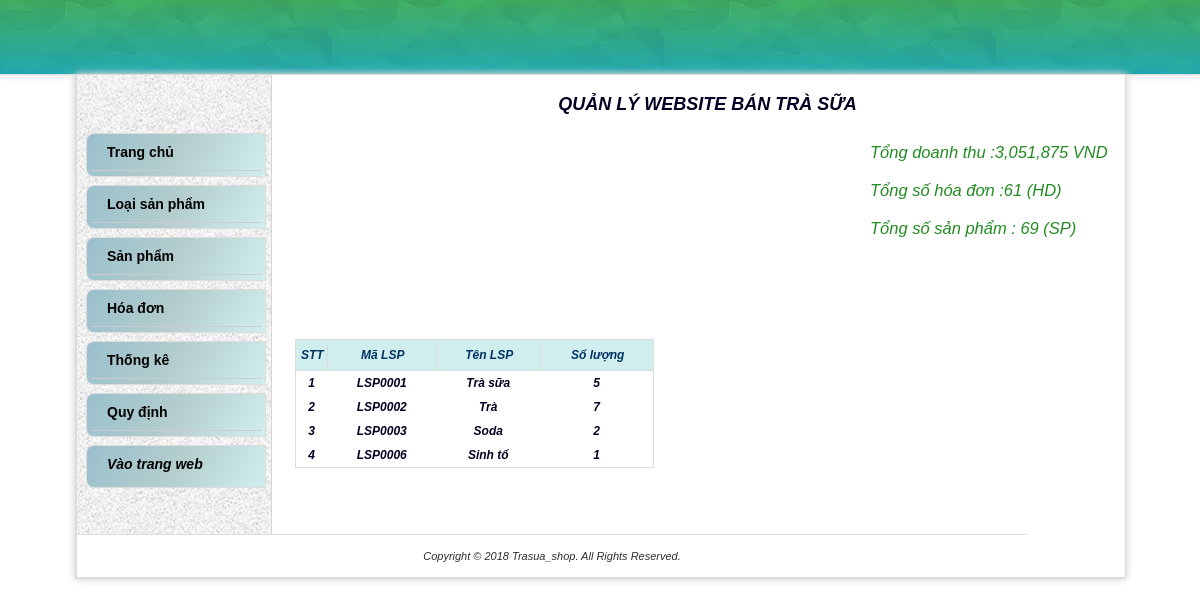
/SourceCode/Front_end/Web/admin/index.php, run on the app's committed database.
### tables this page shows
CREATE TABLE `loaisanpham` (
  `MaLoaiSP` varchar(7) NOT NULL,
  `TenLoaiSP` varchar(40) DEFAULT NULL,
  `HinhAnh` varchar(100) NOT NULL
);

### SourceCode/Front_end/Web/admin/model/thunhapsanpham.php (called while the page is built, shortened)
<?php
    function thongke(){
        $conn = connect();
        $strSQL = "select sum(hd.trigia) as tongdt,count(hd.mahd) as slhoahon, sum(ct.SoLuong) as slsp from hoadon hd, chitiethoadon ct WHERE hd.MaHD=ct.MaHD";
        $result =mysqli_query($conn, $strSQL) Or die('<p>Không thể thực thi câu truy vấn.</p>');
        return $result;
    }
?>

### SourceCode/Front_end/Web/admin/model/sanpham.php (called while the page is built, shortened)
<?php
function lay_sp_lsp() {
    $conn = connect();
    $strSQL = "select lsp.MaLoaiSP,lsp.TenLoaiSP,COUNT(sp.MaSP) as sl from sanpham sp, loaisanpham lsp WHERE sp.MaLoaiSP=lsp.MaLoaiSP GROUP by lsp.MaLoaiSP";
    $result = mysqli_query($conn, $strSQL) Or die('<p>Không thể thực thi câu truy vấn.</p>');
    return $result;
}
?>

### SourceCode/Front_end/Web/admin/main.php (the view, shortened to what this page needs)
<html>
    <head>
        <c:set var="root" value="${pageContext.request.contextPath}"/>
        <link href="css/mos-style.css" rel='stylesheet'type='text/css' />
    </head>
    <body >
        <?php include "parts/header.php"?>
    <div id="wrapper">
        <?php include "parts/menu.php"?>
        <div id="rightContent">
            <br>
        <h2 style= "text-align: center;">QUẢN LÝ WEBSITE BÁN TRÀ SỮA</h2><br>
        <div id="mainleft">
            <?php
                require_once(__DIR__."/model/thunhapsanpham.php");
            ?>
            </div>
            <div id="mainright">
            <?php
                $doanhthu= mysqli_fetch_array(thongke());
            ?>
            <br>
            <div  style= "font-size:16.5px;text-align: left;color: #228B22;">
                Tổng doanh thu :<?php echo number_format($doanhthu['tongdt']).' VND';?>
                <br><br>
                Tổng số hóa đơn :<?php echo $doanhthu['slhoahon'] ?> (HD)
                <br><br>
                Tổng số sản phẩm : <?php echo $doanhthu['slsp'] ?> (SP)
            </div><br>
        </div>
        <div id="mainleft1">
            <?php
                require_once(__DIR__."/model/sanpham.php");
                $list_sp_lsp = lay_sp_lsp();
            ?>
            <form  id="user-form" method="post" enctype="multipart/form-data" role="form">
            <table class='data' id = 'hoadonTables'>
             <tr class='data'>
                <th class="data" width="30px">STT</th>
                <th class="data">Mã LSP</th>
                <th class="data">Tên LSP</th>
                <th class="data">Số lượng</th>
            </tr>
            <?php $i=0 ; ?>
                <?php while ($sp_lsp= mysqli_fetch_array($list_sp_lsp)){ ?>
                    <tr >
                        <?php $i= $i +1; ?>
                        <td ><h4 ><?php echo $i; ?></h4></td>
                        <td ><h4 ><?php echo $sp_lsp['MaLoaiSP']; ?></h4></td>
                        <td ><h4 ><?php echo $sp_lsp['TenLoaiSP'] ?></h4></td>
                        <td ><h4 ><?php echo $sp_lsp['sl'] ?></h4></td>
                    </tr>
                <?php } ?>
            </table>
            </form>
        </div>
        <div >
            <div id="piechart1" ></div>
        </div>
        </div>
        <?php include "parts/footer.php"?>
        </div>
    </body>
</html>

### SourceCode/Front_end/Web/admin/css/mos-style.css (style rules this page uses)
body { background: url(../images/latar.jpg); margin: 0; padding: 0; font-family: Arial; font-size: 12px; color: #2e2e2e; text-align: center; }
table { border:none;font-size: 12px; }
td { border:none; padding: 5px; }
table.data { border: 1px solid #dcdcdc; margin: 10px 0px 20px 0px; width: 97%; border-collapse: collapse;font-size: 12px; text-align: center; }
th.data { padding: 8px 4px 8px 4px;border: 1.5px solid #dcdcdc; background-color:#D1EEEE ;text-shadow: 1px 0px #003362;color:#0000; }
tr.data { background: #fff }
#wrapper { width: 1050px; padding: 0px 0 0 0; position: relative; border-left: 1px solid #dcdcdc; border-right: 1px solid #dcdcdc; border-bottom: 1px solid #dcdcdc; float: center; margin: auto; text-align: center; background: #fff url(../img/bg_kiri.png) repeat-y; -moz-box-shadow: 0px 0px 8px #dcdcdc; -webkit-box-shadow: 0px 0px 8px #dcdcdc; }
#rightContent { width: 835px; padding: 5px; float: right; border-left: 0px solid #dcdcdc; text-align: left; color: #000022; }
#mainleft { width: 570px; height: 200px; float: left; }
#mainleft1 { width: 370px; height: 200px; float: left; }
#mainright { width: 250px; height: 200px; float: right; }
#piechart1 { width: 450px; height: 200px; float: right; }

### SourceCode/Front_end/Web/admin/parts/menu.php (style rules this page uses)
* { margin: 0; padding: 0; -webkit-box-sizing: border-box; -moz-box-sizing: border-box; box-sizing: border-box; }

### data on the page
loaisanpham: MaLoaiSP "LSP0001", TenLoaiSP "Trà sữa", sl "5"
loaisanpham: MaLoaiSP "LSP0002", TenLoaiSP "Trà", sl "7"
loaisanpham: MaLoaiSP "LSP0003", TenLoaiSP "Soda", sl "2"
loaisanpham: MaLoaiSP "LSP0006", TenLoaiSP "Sinh tố", sl "1"

### other printed values
$doanhthu['tongdt'] "3,051,875"
$doanhthu['slhoahon'] "61"
$doanhthu['slsp'] "69"
